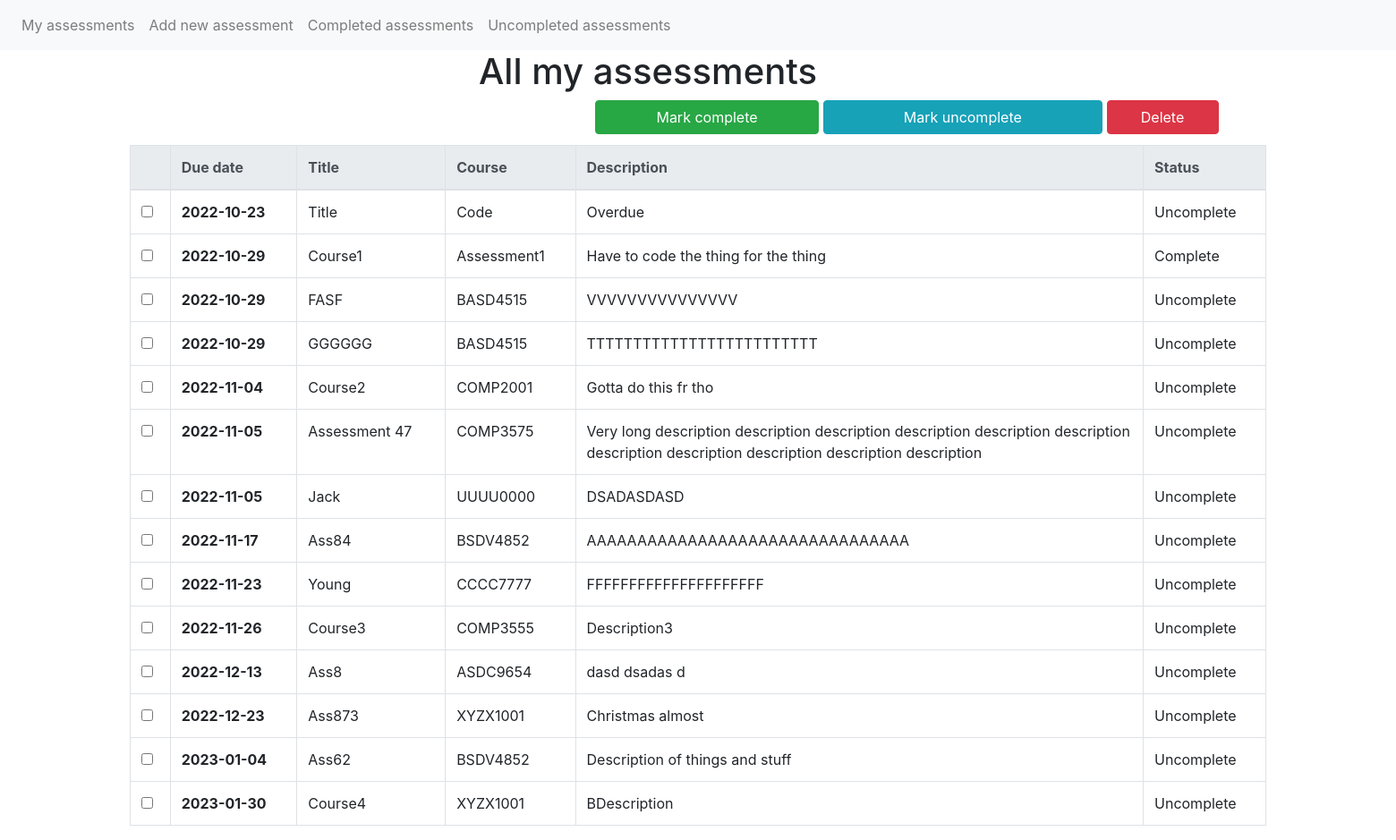
The app's page /, older data.
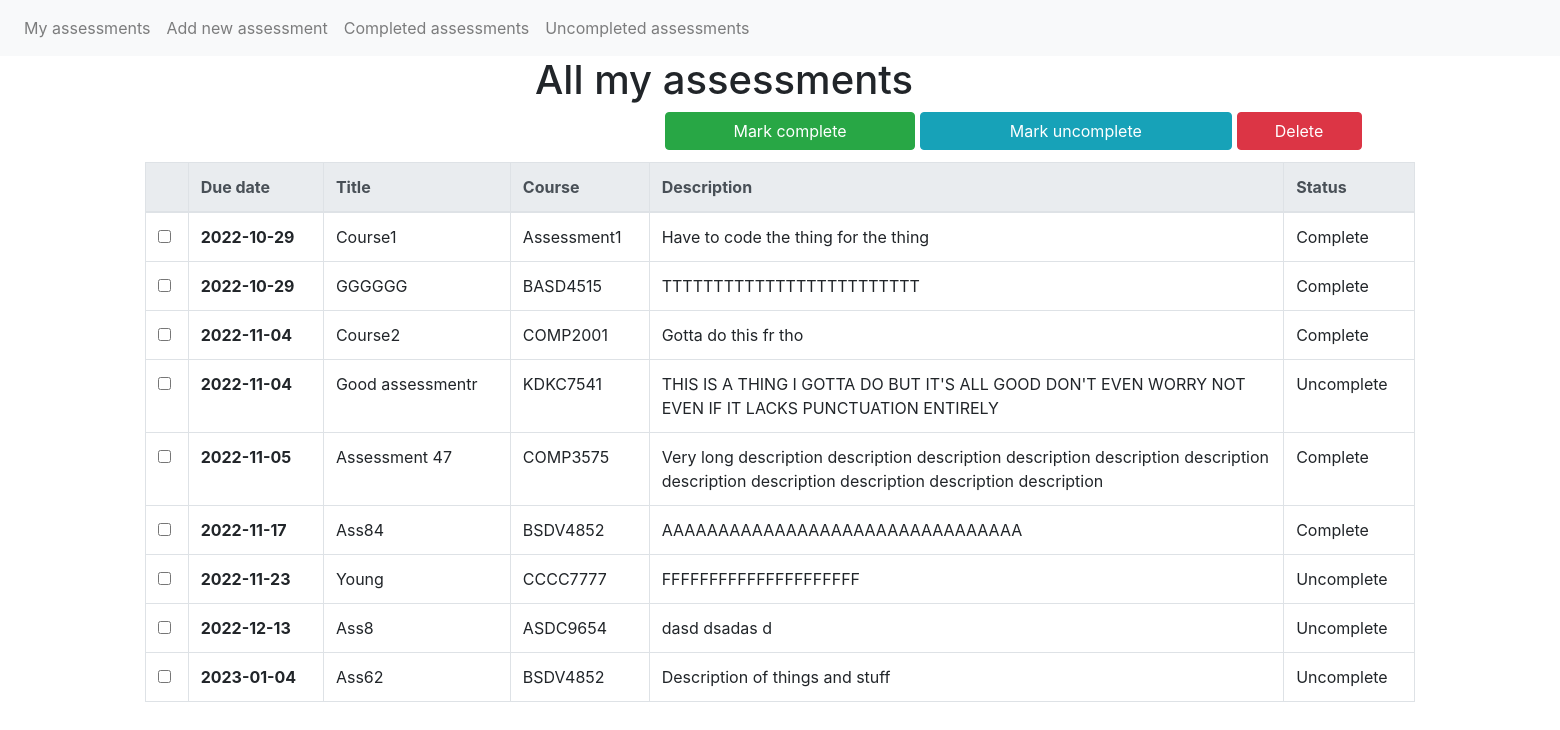
The same page, newer data.
### app/models.py (models this page shows)
class Assessment(db.Model):
    id = db.Column(db.Integer, primary_key=True)
    title = db.Column(db.String(50))
    code = db.Column(db.String(20))
    deadline = db.Column(db.Date)
    description = db.Column(db.String(1000))
    complete = db.Column(db.Boolean)

### app/views.py (the view)
@app.route('/', methods=['GET', 'POST'])
def home():
    return base('home', collect_assessments())

### app/views.py (called while the page is built)
def button_pressed(button):
    return button in request.form

def base(page, assessments):
    if button_pressed(f'{page}_button'):
        modify_selected(request.form[f'{page}_button']) # Button value corresponds to function name
        return redirect(url_for(page))
    return render_template(f'{page}.html', assessments=assessments)

def collect_assessments(complete=True, incomplete=True):
    return sorted([ass for ass in Assessment.query.all()
                   if ass.complete == complete
                   or ass.complete != incomplete], key=lambda x: x.deadline)

### app/templates/home.html
{% extends "table.html" %}
{% block title %}
<h1>All my assessments</h1>
{% endblock %}
{% block buttons %}
<button type="submit" name="home_button" value="mark_complete" class="btn btn-success col-4">Mark
    complete</button>
<button type="submit" name="home_button" value="mark_uncomplete" class="btn btn-info col-5">Mark
    uncomplete</button>
<button type="submit" name="home_button" value="delete" class="btn btn-danger col-2">Delete</button>
{% endblock %}

### app/templates/table.html (shortened to what this page needs)
{% extends "base.html" %}
{% block content %}
<div class="container-fluid">
    <div class="row">
        <div class="col-12 offset-lg-4 offset-md-3">
            {% block title %}{% endblock %}
        </div>
    </div>
    <body>
        <form action="" method="post">
            <div class="row">
                <div class="col-lg-6 col-md-8 col-sm-12 offset-lg-5 offset-md-3 offset-sm-0" style="height: 50px">
                    {% block buttons %}{% endblock %}
                </div>
            </div>
            <div class="row">
                <div class="col-lg-10 col-md-12 col-sm-12 col-xs-12 offset-lg-1">
                    <table class="table table-hover table-bordered">
                        <thead class="thead-light">
                            {% if assessments|length == 0 %}
                            <tr>
                                <th scope="col">No assessments</th>
                            </tr>
                            {% else %}
                            <tr>
                                <th scope="col"></th>
                                <th scope="col">Due date</th>
                                <th scope="col">Title</th>
                                <th scope="col">Course</th>
                                <th class="col-lg-6 col-md-4 col-sm-2 col-xs-1">Description</th>
                                <th scope="col">Status</th>
                            </tr>
                            {% endif %}
                        </thead>
                        <tbody>
                            {% for ass in assessments %}
                            <tr>
                                <td><input type="checkbox" name="assessment_id" , value="{{ ass.id }}"></td>
                                <th scope=" row">{{ ass.deadline }}</th>
                                <td>{{ ass.title }}</td>
                                <td>{{ ass.code }}</td>
                                <td>{{ ass.description }}</td>
                                <td>
                                    {% if ass.complete %}
                                    Complete
                                    {% else %}
                                    Uncomplete
                                    {% endif %}
                                </td>
                            </tr>
                            {% endfor %}
                        </tbody>
                    </table>
                </div>
        </form>
    </body>
</div>
{% endblock %}

### app/templates/base.html (shortened to what this page needs)
<!DOCTYPE html>
<html>
<head>
  <link rel="stylesheet" href="https://stackpath.bootstrapcdn.com/bootstrap/4.2.1/css/bootstrap.min.css"
>
</head>
<body>
  <nav class="navbar navbar-expand-sm navbar-light bg-light">
    <div class="collapse navbar-collapse" id="navbarSupportedContent">
      <ul class="navbar-nav mr-auto">
        <li class="nav-item"><a class="nav-link" href="/">My assessments<span class="sr-only">(current)</span></a></li>
        <li class="nav-item"><a class="nav-link" href="/add">Add new assessment</a></li>
        <li class="nav-item"><a class="nav-link" href="/complete">Completed assessments</a></li>
        <li class="nav-item"><a class="nav-link" href="/incomplete">Uncompleted assessments</a></li>
      </ul>
    </div>
  </nav>
  {% block content %}{% endblock %}
</body>
</html>

Row changes from the older to the newer data that the page shows:
removed Assessment: deadline "2022-10-23", title "Title", code "Code", description "Overdue", complete "Uncomplete"
removed Assessment: deadline "2022-10-29", title "FASF", code "BASD4515", description "VVVVVVVVVVVVVVV", complete "Uncomplete"
removed Assessment: deadline "2022-11-05", title "Jack", code "UUUU0000", description "DSADASDASD", complete "Uncomplete"
removed Assessment: deadline "2022-11-26", title "Course3", code "COMP3555", description "Description3", complete "Uncomplete"
removed Assessment: deadline "2022-12-23", title "Ass873", code "XYZX1001", description "Christmas almost", complete "Uncomplete"
removed Assessment: deadline "2023-01-30", title "Course4", code "XYZX1001", description "BDescription", complete "Uncomplete"
changed Assessment "GGGGGG": complete "Uncomplete" → "Complete"
changed Assessment "Course2": complete "Uncomplete" → "Complete"
added Assessment: deadline "2022-11-04", title "Good assessmentr", code "KDKC7541", description "THIS IS A THING I GOTTA DO BUT IT'S ALL GOOD DON'T EVEN WORRY NOT EVEN IF IT LACKS PUNCTUATION ENTIRELY", complete "Uncomplete"
changed Assessment "Assessment 47": complete "Uncomplete" → "Complete"
changed Assessment "Ass84": complete "Uncomplete" → "Complete"
